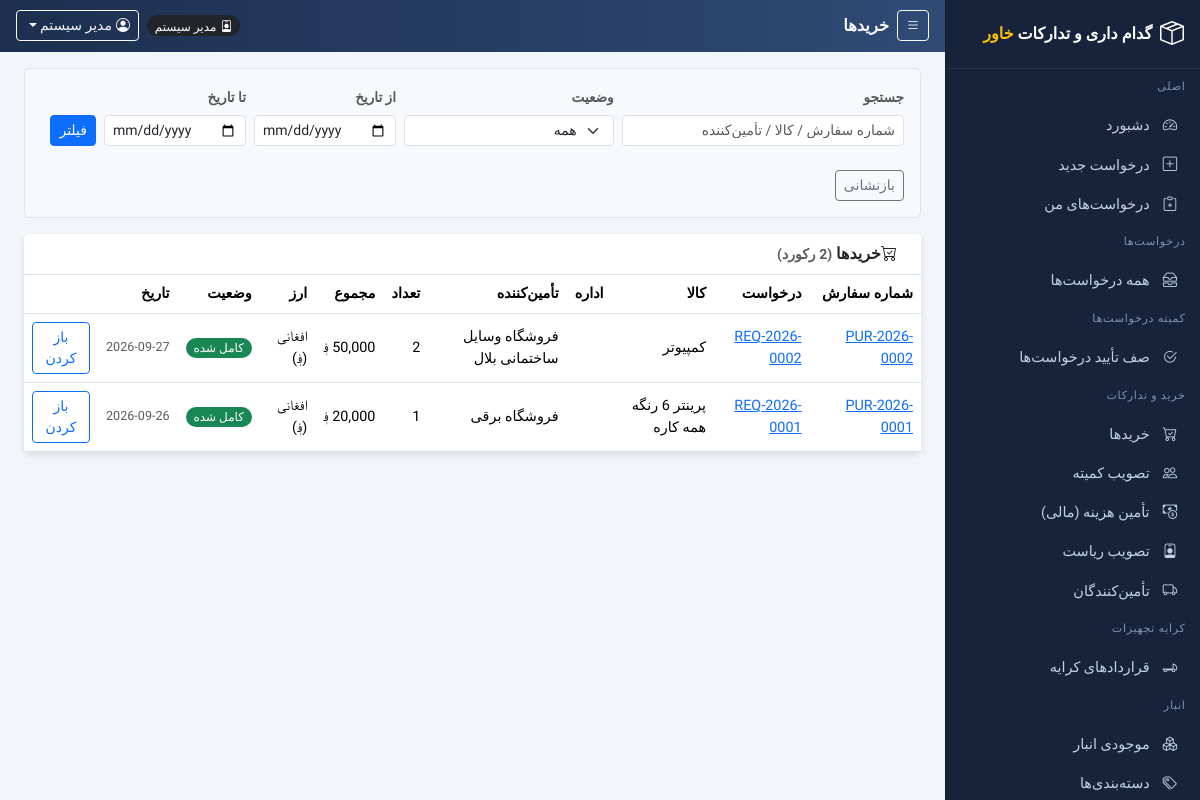
/purchases/list.php (signed in), run on the app's committed database.
### tables this page shows
CREATE TABLE `users` (
  `id` int(10) UNSIGNED NOT NULL,
  `username` varchar(50) NOT NULL,
  `password` varchar(255) NOT NULL COMMENT 'bcrypt hash (password_hash)',
  `name` varchar(100) NOT NULL,
  `role` enum('employee','procurement_manager','warehouse_manager','gate_security','committee','general_manager','finance','admin') NOT NULL DEFAULT 'employee',
  `department_id` int(10) UNSIGNED DEFAULT NULL,
  `email` varchar(120) DEFAULT NULL,
  `phone` varchar(30) DEFAULT NULL,
  `status` tinyint(1) NOT NULL DEFAULT 1,
  `created_at` timestamp NOT NULL DEFAULT current_timestamp()
);

CREATE TABLE `purchases` (
  `id` int(10) UNSIGNED NOT NULL,
  `purchase_no` varchar(30) NOT NULL,
  `request_id` int(10) UNSIGNED NOT NULL,
  `supplier_id` int(10) UNSIGNED DEFAULT NULL COMMENT 'final supplier',
  `selected_quotation_id` int(10) UNSIGNED DEFAULT NULL COMMENT 'winning quotation chosen by procurement',
  `quantity` decimal(12,2) NOT NULL,
  `unit_price` decimal(12,2) DEFAULT NULL,
  `total_cost` decimal(12,2) DEFAULT NULL,
  `currency` enum('AFN','USD') NOT NULL DEFAULT 'AFN' COMMENT 'AFN = افغانی, USD = دالر',
  `purchase_date` date DEFAULT NULL,
  `urgency` enum('normal','urgent') NOT NULL DEFAULT 'normal',
  `payment_status` enum('pending','paid') NOT NULL DEFAULT 'pending',
  `status` enum('draft','quotation','committee_pending','approved','supplier_selected','authority_approved','financed','ordered','received','completed','rejected') NOT NULL DEFAULT 'draft',
  `approved_by` int(10) UNSIGNED DEFAULT NULL,
  `committee_approved` tinyint(1) NOT NULL DEFAULT 0,
  `committee_note` text DEFAULT NULL,
  `authority_name` varchar(150) DEFAULT NULL COMMENT 'name of the approving president / executive director',
  `authority_position` varchar(150) DEFAULT NULL COMMENT 'position of the approving authority',
  `authority_approved_by` int(10) UNSIGNED DEFAULT NULL COMMENT 'user account that registered the approval',
  `authority_approved_at` datetime DEFAULT NULL,
  `authority_note` text DEFAULT NULL COMMENT 'comment of the company presidency',
  `finance_method` enum('bank_cheque','cash','bank_transfer','other') DEFAULT NULL COMMENT 'how finance delivers the money',
  `finance_ref_no` varchar(60) DEFAULT NULL COMMENT 'cheque / voucher / reference number',
  `finance_amount` decimal(14,2) DEFAULT NULL COMMENT 'amount handed over by finance',
  `finance_currency` enum('AFN','USD') NOT NULL DEFAULT 'AFN' COMMENT 'currency of the handed-over amount',
  `finance_note` text DEFAULT NULL COMMENT 'message from finance to the purchasing department',
  `finance_released_by` int(10) UNSIGNED DEFAULT NULL,
  `finance_released_at` datetime DEFAULT NULL,
  `order_registered_by` int(10) UNSIGNED DEFAULT NULL,
  `order_registered_at` datetime DEFAULT NULL,
  `announcement_note` text DEFAULT NULL COMMENT 'public announcement / bulk',
  `created_at` timestamp NOT NULL DEFAULT current_timestamp(),
  `updated_at` timestamp NOT NULL DEFAULT current_timestamp() ON UPDATE current_timestamp()
);

CREATE TABLE `procurement_requests` (
  `id` int(10) UNSIGNED NOT NULL,
  `request_no` varchar(30) NOT NULL,
  `department_id` int(10) UNSIGNED NOT NULL,
  `category_id` int(10) UNSIGNED DEFAULT NULL,
  `item_name` varchar(150) NOT NULL,
  `quantity` varchar(50) NOT NULL COMMENT 'free text amount (supports kg, liter, متر, ...)',
  `unit` varchar(20) NOT NULL DEFAULT 'pcs',
  `request_type` enum('purchase','rental') NOT NULL DEFAULT 'purchase',
  `rental_duration` decimal(8,2) DEFAULT NULL,
  `rental_duration_unit` enum('hour','day','week','month') DEFAULT NULL,
  `rental_location` varchar(255) DEFAULT NULL,
  `operator_required` tinyint(1) NOT NULL DEFAULT 0,
  `urgency` enum('normal','urgent') NOT NULL DEFAULT 'normal',
  `direct_delivery` tinyint(1) NOT NULL DEFAULT 0,
  `reason` text DEFAULT NULL,
  `details` text DEFAULT NULL COMMENT 'detailed item specifications',
  `status` enum('pending','closed','warehouse_check','purchase_required','quotation_pending','committee_pending','approved','supplier_selected','authority_approved','financed','purchased','received','rental_required','rental_active','completed') NOT NULL DEFAULT 'pending',
  `requested_by` int(10) UNSIGNED NOT NULL,
  `employee_name` varchar(150) DEFAULT NULL COMMENT 'employee name as entered on the request form',
  `employee_position` varchar(150) DEFAULT NULL COMMENT 'job position as entered on the request form',
  `reviewed_by` int(10) UNSIGNED DEFAULT NULL,
  `review_note` text DEFAULT NULL,
  `reviewed_at` datetime DEFAULT NULL,
  `warehouse_note` text DEFAULT NULL,
  `request_date` date NOT NULL,
  `needed_date` date DEFAULT NULL COMMENT 'date the item must arrive by',
  `created_at` timestamp NOT NULL DEFAULT current_timestamp(),
  `updated_at` timestamp NOT NULL DEFAULT current_timestamp() ON UPDATE current_timestamp()
);

CREATE TABLE `suppliers` (
  `id` int(10) UNSIGNED NOT NULL,
  `name` varchar(150) NOT NULL,
  `contact_person` varchar(100) DEFAULT NULL,
  `phone` varchar(30) DEFAULT NULL,
  `email` varchar(120) DEFAULT NULL,
  `address` varchar(255) DEFAULT NULL,
  `notes` text DEFAULT NULL,
  `created_at` timestamp NOT NULL DEFAULT current_timestamp()
);

### includes/auth.php (called while the page is built, shortened)
<?php
require_once __DIR__ . '/functions.php';
function current_user()
{
    $u = fetch_one(
        'SELECT u.*, d.name AS department_name ' .
        'FROM users u LEFT JOIN departments d ON d.id = u.department_id ' .
        'WHERE u.id = ' . (int)$_SESSION['user_id'] . ' AND u.status = 1'
    );
    return $u;
}
function require_login()
{
    $u = current_user();
    return $u;
}
function has_role($user, ...$roles)
{
    return $user !== null && in_array($user['role'], $roles, true);
}
function require_role(...$roles)
{
    $u = require_login();
    return $u;
}

### purchases/list.php (the view, shortened to what this page needs)
<?php
require_once __DIR__ . '/../includes/auth.php';
$user = require_role('procurement_manager', 'committee', 'general_manager', 'finance', 'warehouse_manager', 'admin');
$page_title = 'خریدها';
$q = trim($_GET['q'] ?? '');
$frm = trim($_GET['from_date'] ?? '');
$to  = trim($_GET['to_date'] ?? '');
$sql = "SELECT p.*, r.request_no, r.item_name, s.name supplier, d.name dept
        FROM purchases p
        JOIN procurement_requests r ON r.id=p.request_id
        LEFT JOIN suppliers s ON s.id=p.supplier_id
        LEFT JOIN departments d ON d.id=r.department_id";
$sql .= ' ORDER BY p.id DESC';
$rows = fetch_all($sql);
require_once __DIR__ . '/../includes/header.php';
?>
<div class="filter-box rounded-2 p-3 mb-3">
  <form method="get" class="row g-2 align-items-end">
    <div class="col-md-4"><label class="form-label small text-muted">جستجو</label>
      <input type="text" name="q" class="form-control form-control-sm" value="<?php echo h($q); ?>" placeholder="شماره سفارش / کالا / تأمین‌کننده"></div>
    <div class="col-md-3"><label class="form-label small text-muted">وضعیت</label>
      <select name="status" class="form-select form-select-sm" data-autosubmit>
        <option value="">همه</option>
      </select></div>
    <div class="col-auto"><label class="form-label small text-muted">از تاریخ</label>
      <input type="date" name="from_date" class="form-control form-control-sm" value="<?php echo h($frm); ?>"></div>
    <div class="col-auto"><label class="form-label small text-muted">تا تاریخ</label>
      <input type="date" name="to_date" class="form-control form-control-sm" value="<?php echo h($to); ?>"></div>
    <div class="col-auto pt-3"><button class="btn btn-primary btn-sm" type="submit">فیلتر</button></div>
    <div class="col-auto pt-3"><a class="btn btn-outline-secondary btn-sm" href="<?php echo $base; ?>/purchases/list.php">بازنشانی</a></div>
  </form>
</div>
<div class="card">
  <div class="card-header"><i class="bi bi-cart-check me-2"></i>خریدها <span class="text-muted small">(<?php echo count($rows); ?> رکورد)</span></div>
  <div class="table-responsive">
    <table class="table table-hover align-middle mb-0">
      <thead>
        <tr><th>شماره سفارش</th><th>درخواست</th><th>کالا</th><th>اداره</th><th>تأمین‌کننده</th><th>تعداد</th><th>مجموع</th><th>ارز</th><th>وضعیت</th><th>تاریخ</th><th></th></tr>
      </thead>
      <tbody>
      <?php foreach ($rows as $p): ?>
        <tr>
          <td><a href="view.php?id=<?php echo $p['id']; ?>"><?php echo h($p['purchase_no']); ?></a></td>
          <td><a href="<?php echo $base; ?>/requests/view.php?id=<?php echo $p['request_id']; ?>"><?php echo h($p['request_no']); ?></a></td>
          <td><?php echo h($p['item_name']); ?></td>
          <td class="text-muted small"><?php echo h($p['dept']); ?></td>
          <td><?php echo h($p['supplier'] ?? '—'); ?></td>
          <td><?php echo xnum($p['quantity']); ?></td>
          <td class="text-nowrap"><?php echo money_cur($p['total_cost'], $p['currency']); ?></td>
          <td><?php echo cur_label($p['currency']); ?></td>
          <td><?php echo badge($p['status']); ?></td>
          <td class="text-muted small text-nowrap"><?php echo h($p['purchase_date'] ?? '—'); ?></td>
          <td><a class="btn btn-sm btn-outline-primary" href="view.php?id=<?php echo $p['id']; ?>">باز کردن</a></td>
        </tr>
      <?php endforeach; ?>
      </tbody>
    </table>
  </div>
</div>
<?php require_once __DIR__ . '/../includes/footer.php'; ?>

### includes/header.php (shortened to what this page needs)
<?php
require_once __DIR__ . '/auth.php';
$me = $user ?? current_user();
$page_title = $page_title ?? 'Dashboard';
$base = BASE_URL;
?>
<!DOCTYPE html>
<html lang="fa" dir="rtl">
<head>
<link rel="stylesheet" href="https://cdn.jsdelivr.net/npm/bootstrap@5.3.3/dist/css/bootstrap.min.css">
<link rel="stylesheet" href="https://cdn.jsdelivr.net/npm/bootstrap-icons@1.11.3/font/bootstrap-icons.min.css">
<link rel="stylesheet" href="<?php echo $base; ?>/assets/css/style.css">
</head>
<body class="app-rtl">
<div class="app-shell">
  <div class="app-main">
    <header class="app-topbar">
      <div class="d-flex align-items-center text-light gap-2">
        <button class="btn btn-sm btn-outline-light" type="button" onclick="toggleSidebar()"><i class="bi bi-list"></i></button>
        <div class="topbar-title"><?php echo h($page_title); ?></div>
      </div>
      <div class="d-flex align-items-center text-light gap-2">
        <span class="badge text-bg-dark rounded-pill"><i class="bi bi-person-badge ms-1"></i><?php echo h(role_label($me['role'])); ?></span>
        <div class="dropdown">
          <button class="btn btn-sm btn-outline-light dropdown-toggle" type="button" data-bs-toggle="dropdown" aria-expanded="false">
            <i class="bi bi-person-circle ms-1"></i><?php echo h($me['name']); ?>
          </button>
        </div>
      </div>
    </header>
    <main class="app-content container-fluid px-3 px-xl-4 pt-3">

### includes/functions.php (shortened to what this page needs)
<?php
require_once __DIR__ . '/config.php';
function h($s)
{
    return htmlspecialchars((string)($s ?? ''), ENT_QUOTES);
}
function fetch_one($sql)
{
    global $conn;
    $r = $conn->query($sql);
    return ($r && $r->num_rows) ? $r->fetch_assoc() : null;
}
function fetch_all($sql)
{
    global $conn;
    $r = $conn->query($sql);
    if (method_exists($r, 'fetch_all')) { return $r->fetch_all(MYSQLI_ASSOC); }
    $rows = [];
    return $rows;
}
function money0($n)
{
    $v = (float)($n ?? 0);
    return number_format($v, $v === floor($v) ? 0 : 2);
}
function xnum($n)
{
    $v = (float)($n ?? 0);
    return number_format($v, $v === floor($v) ? 0 : 2);
}
function money_cur($n, $cur)
{
    $s = money0($n);
    return $s . ' ؋';
}
function cur_label($c)
{
    $c = strtoupper((string)($c ?? 'AFN'));
    if ($c === 'AFN') { return 'افغانی (؋)'; }
    return h($c);
}
function _req_statuses()
{
    return [
        'pending'            => 'در انتظار تعیین بخش کمیته',
        'committee_review'   => 'در انتظار تأیید کمیته',
        'closed'             => 'بسته شده (غیرضروری)',
        'rental_required'    => 'آماده ثبت قرارداد کرایه',
        'rental_active'      => 'کرایه فعال',
        'warehouse_check'    => 'بررسی انبار',
        'purchase_required'  => 'نیاز به خرید',
        'quotation_pending'  => 'در حال جمع‌آوری قیمت‌ها',
        'committee_pending'  => 'در انتظار کمیته',
        'approved'           => 'تصویب شده',
        'supplier_selected'  => 'تأمین‌کننده نهایی انتخاب شده',
        'authority_approved' => 'تصویب ریاست شرکت',
        'financed'           => 'هزینه تأمین شد (مالی)',
        'purchased'          => 'خریداری / سفارش داده شده',
        'received'           => 'دریافت شده در گیت',
        'completed'          => 'کامل شده',
    ];
}
function _pur_statuses()
{
    return [
        'draft'              => 'پیش‌نویس',
        'quotation'          => 'جمع‌آوری قیمت‌ها',
        'committee_pending'  => 'در انتظار کمیته',
        'approved'           => 'تصویب کمیته - انتخاب تأمین‌کننده',
        'supplier_selected'  => 'در انتظار تصویب ریاست شرکت',
        'authority_approved' => 'تصویب ریاست - در انتظار مالی',
        'financed'           => 'هزینه تأمین شد - آماده ثبت سفارش',
        'ordered'            => 'سفارش داده شده',
        'received'           => 'دریافت شده در گیت',
        'completed'          => 'کامل شده',
        'rejected'           => 'رد شده',
    ];
}
function badge_class($s)
{
    $map = [
        'pending' => 'text-bg-warning', 'committee_review' => 'text-bg-primary',
        'closed' => 'text-bg-secondary',
        'rental_required' => 'text-bg-info', 'rental_active' => 'text-bg-primary',
        'scheduled' => 'text-bg-warning', 'active' => 'text-bg-primary',
        'returned' => 'text-bg-success',
        'warehouse_check' => 'text-bg-info', 'purchase_required' => 'text-bg-warning',
        'quotation_pending' => 'text-bg-info', 'committee_pending' => 'text-bg-primary',
        'approved' => 'text-bg-primary', 'purchased' => 'text-bg-info',
        'supplier_selected' => 'text-bg-warning',
        'authority_approved' => 'text-bg-primary', 'financed' => 'text-bg-info',
        'bank_cheque' => 'text-bg-secondary', 'cash' => 'text-bg-secondary',
        'bank_transfer' => 'text-bg-secondary', 'other' => 'text-bg-secondary',
        'received' => 'text-bg-secondary', 'completed' => 'text-bg-success',
        'draft' => 'text-bg-secondary', 'quotation' => 'text-bg-info',
        'ordered' => 'text-bg-info', 'rejected' => 'text-bg-danger',
        'urgent' => 'text-bg-danger', 'normal' => 'text-bg-secondary',
        'paid' => 'text-bg-success', 'direct' => 'text-bg-dark',
        'warehouse' => 'text-bg-info', 'open' => 'text-bg-success',
    ];
    return $map[$s] ?? 'text-bg-secondary';
}
function badge($s)
{
    $m = _req_statuses();
    foreach (_pur_statuses() as $k => $v) { $m[$k] = $v; }
    $m += ['scheduled'=>'در انتظار تحویل', 'active'=>'فعال', 'returned'=>'برگشت داده شده'];
    $label = $m[$s] ?? ucwords(str_replace('_', ' ', (string)$s));
    return '<span class="badge rounded-pill ' . badge_class($s) . '">' . h($label) . '</span>';
}
function role_label($r)
{
    $map = [
        'employee' => 'کارمند', 'procurement_manager' => 'مدیر خرید',
        'warehouse_manager' => 'مدیر انبار', 'gate_security' => 'امنیت گیت',
        'committee' => 'مسئول / عضو کمیته', 'general_manager' => 'مدیر عمومی',
        'finance' => 'مدیر مالی', 'contracting_manager' => 'مسئول امور قراردادی',
        'admin' => 'مدیر سیستم',
    ];
    return $map[$r] ?? $r;
}

### data on the page
users: role "مدیر سیستم", name "مدیر سیستم"
purchases: purchase_no "PUR-2026-0002", request.request_no "REQ-2026-0002", request.item_name "کمپیوتر", supplier.name "فروشگاه وسایل ساختمانی بلال", quantity "2", money_cur($p['total_cost'], $p['currency']) "50,000 ؋", currency "افغانی (؋)", status "کامل شده", purchase_date "2026-09-27"
purchases: purchase_no "PUR-2026-0001", request.request_no "REQ-2026-0001", request.item_name "پرینتر 6 رنگه همه کاره", supplier.name "فروشگاه برقی", quantity "1", money_cur($p['total_cost'], $p['currency']) "20,000 ؋", currency "افغانی (؋)", status "کامل شده", purchase_date "2026-09-26"

### other printed values
$page_title "خریدها"
count($rows) "2"
